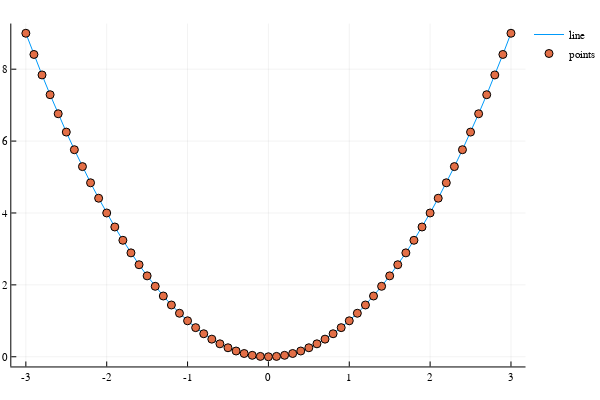

Notebook cell for this chart:
### Code cell
plot(x, y, label="line")
scatter!(x, y, label="points")

### Figure 1 — Plotly figure (JSON) as saved in the notebook; plotly's stock layout.template omitted (floating-point values rounded to 4 significant figures)
{"data": [{"colorbar": {"title": ""}, "hoverinfo": "text", "legendgroup": "line", "line": {"color": "rgba(0, 154, 250, 1.000)", "dash": "solid", "shape": "linear", "width": 1}, "mode": "lines", "name": "line", "showlegend": true, "text": [null, null, null, null, null, null, null, null, null, null, null, null, null, null, null, null, null, null, null, null, null, null, null, null, null, null, null, null, null, null, null, null, null, null, null, null, null, null, null, null, null, null, null, null, null, null, null, null, null, null, null, null, null, null, null, null, null, null, null, null, null], "type": "scatter", "x": [-3, -2.9, -2.8, -2.7, -2.6, -2.5, -2.4, -2.3, -2.2, -2.1, -2, -1.9, -1.8, -1.7, -1.6, -1.5, -1.4, -1.3, -1.2, -1.1, -1, -0.9, -0.8, -0.7, -0.6, -0.5, -0.4, -0.3, -0.2, -0.1, 0, 0.1, 0.2, 0.3, 0.4, 0.5, 0.6, 0.7, 0.8, 0.9, 1, 1.1, 1.2, 1.3, 1.4, 1.5, 1.6, 1.7, 1.8, 1.9, 2, 2.1, 2.2, 2.3, 2.4, 2.5, 2.6, 2.7, 2.8, 2.9, 3], "xaxis": "x1", "y": [9, 8.41, 7.84, 7.29, 6.76, 6.25, 5.76, 5.29, 4.84, 4.41, 4, 3.61, 3.24, 2.89, 2.56, 2.25, 1.96, 1.69, 1.44, 1.21, 1, 0.81, 0.64, 0.49, 0.36, 0.25, 0.16, 0.09, 0.04, 0.01, 0, 0.01, 0.04, 0.09, 0.16, 0.25, 0.36, 0.49, 0.64, 0.81, 1, 1.21, 1.44, 1.69, 1.96, 2.25, 2.56, 2.89, 3.24, 3.61, 4, 4.41, 4.84, 5.29, 5.76, 6.25, 6.76, 7.29, 7.84, 8.41, 9], "yaxis": "y1", "zmax": null, "zmin": null}, {"colorbar": {"title": ""}, "hoverinfo": "text", "legendgroup": "points", "marker": {"color": "rgba(227, 111, 71, 1.000)", "line": {"color": "rgba(0, 0, 0, 1.000)", "width": 1}, "size": 8, "symbol": "circle"}, "mode": "markers", "name": "points", "showlegend": true, "text": [null, null, null, null, null, null, null, null, null, null, null, null, null, null, null, null, null, null, null, null, null, null, null, null, null, null, null, null, null, null, null, null, null, null, null, null, null, null, null, null, null, null, null, null, null, null, null, null, null, null, null, null, null, null, null, null, null, null, null, null, null], "type": "scatter", "x": [-3, -2.9, -2.8, -2.7, -2.6, -2.5, -2.4, -2.3, -2.2, -2.1, -2, -1.9, -1.8, -1.7, -1.6, -1.5, -1.4, -1.3, -1.2, -1.1, -1, -0.9, -0.8, -0.7, -0.6, -0.5, -0.4, -0.3, -0.2, -0.1, 0, 0.1, 0.2, 0.3, 0.4, 0.5, 0.6, 0.7, 0.8, 0.9, 1, 1.1, 1.2, 1.3, 1.4, 1.5, 1.6, 1.7, 1.8, 1.9, 2, 2.1, 2.2, 2.3, 2.4, 2.5, 2.6, 2.7, 2.8, 2.9, 3], "xaxis": "x1", "y": [9, 8.41, 7.84, 7.29, 6.76, 6.25, 5.76, 5.29, 4.84, 4.41, 4, 3.61, 3.24, 2.89, 2.56, 2.25, 1.96, 1.69, 1.44, 1.21, 1, 0.81, 0.64, 0.49, 0.36, 0.25, 0.16, 0.09, 0.04, 0.01, 0, 0.01, 0.04, 0.09, 0.16, 0.25, 0.36, 0.49, 0.64, 0.81, 1, 1.21, 1.44, 1.69, 1.96, 2.25, 2.56, 2.89, 3.24, 3.61, 4, 4.41, 4.84, 5.29, 5.76, 6.25, 6.76, 7.29, 7.84, 8.41, 9], "yaxis": "y1", "zmax": null, "zmin": null}], "layout": {"annotations": [], "height": 400, "legend": {"bgcolor": "rgba(255, 255, 255, 1.000)", "bordercolor": "rgba(0, 0, 0, 1.000)", "font": {"color": "rgba(0, 0, 0, 1.000)", "family": "sans-serif", "size": 11}, "tracegroupgap": 0, "x": 1, "y": 1}, "margin": {"b": 20, "l": 0, "r": 0, "t": 20}, "paper_bgcolor": "rgba(255, 255, 255, 1.000)", "plot_bgcolor": "rgba(255, 255, 255, 1.000)", "showlegend": true, "width": 600, "xaxis": {"anchor": "y1", "domain": [0.02138, 0.9934], "gridcolor": "rgba(0, 0, 0, 0.100)", "gridwidth": 0.5, "linecolor": "rgba(0, 0, 0, 1.000)", "mirror": false, "range": [-3.18, 3.18], "showgrid": true, "showline": true, "showticklabels": true, "tickangle": 0, "tickcolor": "rgb(0, 0, 0)", "tickfont": {"color": "rgba(0, 0, 0, 1.000)", "family": "sans-serif", "size": 11}, "tickmode": "array", "ticks": "inside", "ticktext": ["-3", "-2", "-1", "0", "1", "2", "3"], "tickvals": [-3, -2, -1, 0, 1, 2, 3], "title": "", "titlefont": {"color": "rgba(0, 0, 0, 1.000)", "family": "sans-serif", "size": 15}, "type": "-", "visible": true, "zeroline": false, "zerolinecolor": "rgba(0, 0, 0, 1.000)"}, "yaxis": {"anchor": "x1", "domain": [0.03762, 0.9902], "gridcolor": "rgba(0, 0, 0, 0.100)", "gridwidth": 0.5, "linecolor": "rgba(0, 0, 0, 1.000)", "mirror": false, "range": [-0.27, 9.27], "showgrid": true, "showline": true, "showticklabels": true, "tickangle": 0, "tickcolor": "rgb(0, 0, 0)", "tickfont": {"color": "rgba(0, 0, 0, 1.000)", "family": "sans-serif", "size": 11}, "tickmode": "array", "ticks": "inside", "ticktext": ["0", "2", "4", "6", "8"], "tickvals": [0, 2, 4, 6, 8], "title": "", "titlefont": {"color": "rgba(0, 0, 0, 1.000)", "family": "sans-serif", "size": 15}, "type": "-", "visible": true, "zeroline": false, "zerolinecolor": "rgba(0, 0, 0, 1.000)"}}}
